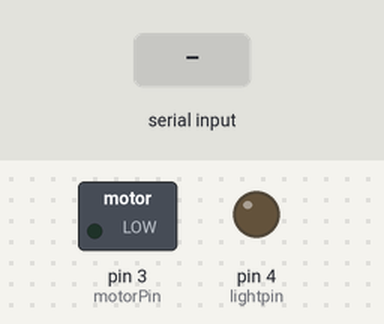
Bench run of a sketch on a simulated Arduino Uno, built with avr-gcc and run on an emulated ATmega328P. Parts: switched loads named in the sketch (green lamp = pin HIGH), output pins drawn as LEDs (lit = HIGH). The inputs (shaded band) are chosen by the test bench. What the sketch prints to the serial monitor is not drawn.

Above: at 1.2 s.
1.3 s: "90,45\n" received over Serial
At 2.1 s:
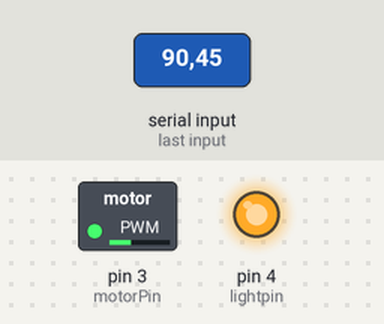
4.3 s: "30,150\n" received over Serial
At 4.9 s:
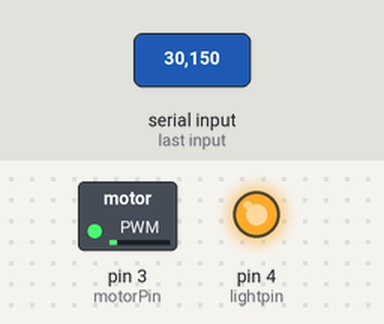
6.7 s: "5\n" received over Serial
At 7.9 s:
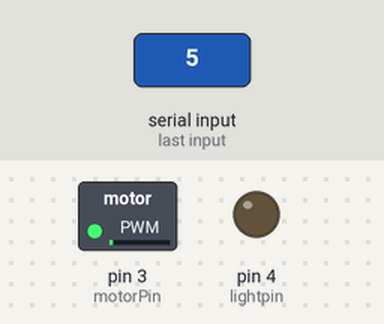
8.2 s: "90\n" received over Serial
At 9.1 s:
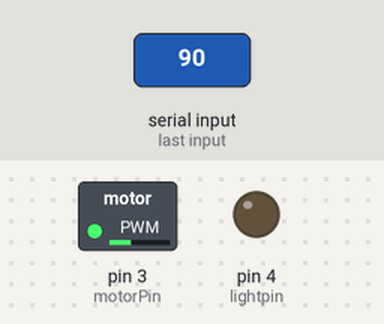
9.7 s: "200\n" received over Serial
At 10.2 s:
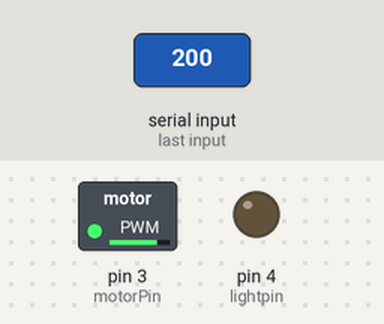
Timing chart, 0 to 12.2 s (numbered marks = the images above; inputs shaded):
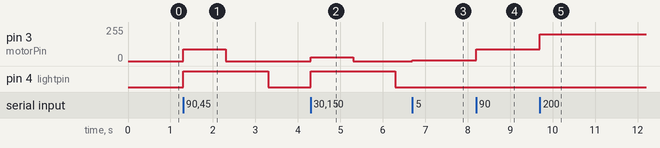

The sketch:

hardwarecontrol.ino
```cpp
int motorPin = 3;
int lightpin = 4;

void setup()
{
  pinMode(lightpin, OUTPUT);
  pinMode(motorPin, OUTPUT);
  Serial.begin(115200);
  while (! Serial);
  Serial.println("Speed 0 to 255");
}


void loop()
{
  if (Serial.available())
  {
    int speed = Serial.parseInt();
    if (speed >= 0 && speed <= 255)
    {
      analogWrite(motorPin, speed);
    }
    int light = Serial.parseInt();
    if (light > 0 && light <= 255)
    {
      digitalWrite(lightpin, HIGH);
    }
    else
    {
      digitalWrite(lightpin, LOW);
    }
  }
}
```

Measured:
- after the input at 1.3 s, pin 3 (motorPin): 0/255 → 90/255 at once, → 0/255 1.0 s later; pin 4 (lightpin): LOW → HIGH at once, → LOW 2.0 s later
- after the input at 4.3 s, pin 3 (motorPin): 0/255 → 30/255 at once, → 0/255 1.0 s later; pin 4 (lightpin): LOW → HIGH at once, → LOW 2.0 s later
- after the input at 6.7 s, pin 3 (motorPin): 0/255 → 5/255 at once
- after the input at 8.2 s, pin 3 (motorPin): 5/255 → 90/255 at once
- after the input at 9.7 s, pin 3 (motorPin): 90/255 → 200/255 at once
